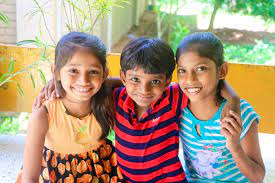
#> input picture children2.jpg, 275 x 183 px
$ python app.py
#> lines starting #> are read from the running program, lines starting #| are printed output that depends on the picture; after the words box and inside, x2 and y2 are one past the last pixel; in counts of white or black regions, pixels touching at a corner belong together
import cv2
from random import randrange

trained_face_data=cv2.CascadeClassifier('haarcascade_frontalface_default.xml')

img=cv2.imread('children2.jpg')
#> img is the input picture: shape (183, 275, 3); mean B, G, R 125.9, 149.7, 172
#img = cv2.imread('ElonMusk.jpg')
#cv2.imshow('Elon Musk',img)
grayimg =cv2.cvtColor(img, cv2.COLOR_BGR2GRAY)
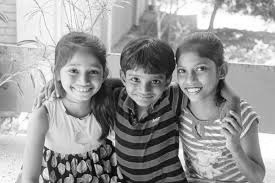
#> grayimg: shape (183, 275); min 1, max 255, mean 153.7
#cv2.imshow('Elon Musk',grayimg)

#checks all the training set scales with the given image & find a match
face_coordinates = trained_face_data.detectMultiScale(grayimg) #return a rectangle with coordinates(x,y,w,h) around the detected face
#> face_coordinates = [[169, 52, 50, 50], [120, 62, 51, 51], [56, 52, 54, 54], [172, 98, 64, 64]]
print(face_coordinates)
#| [[169  52  50  50]
#|  [120  62  51  51]
#|  [ 56  52  54  54]
#|  [172  98  64  64]]
#[x,y,w,h] = face_coordinates[0] #returns a list of list and x,y will be upper left cordinates of the rectangle

#cv2.rectangle(img,(135 ,127),(135+190,  127+190), (0,255,0),2)
for [x,y,w,h] in face_coordinates:
    cv2.rectangle(img,(x ,y),(x+w,  y+w), (randrange(126,256),randrange(126,256),randrange(126,256)),2)
#> this loop made 4 passes
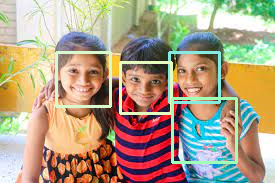
#> img: shape (183, 275, 3); 4.99% of pixels changed, all inside (x1, y1, x2, y2) = (55, 51, 238, 164)
#print(face_coordinates)

#cv2.imshow('Elon Musk',img)
cv2.imshow('children2',img)
cv2.waitKey() #any key press will terminate the event( allows you to wait for a specific time in milliseconds until you press any button on the keyword. It accepts time in milliseconds as an argument.ex:cv2.waitKey(6000))

$ run again, with ElonMusk.jpg copied over children2.jpg
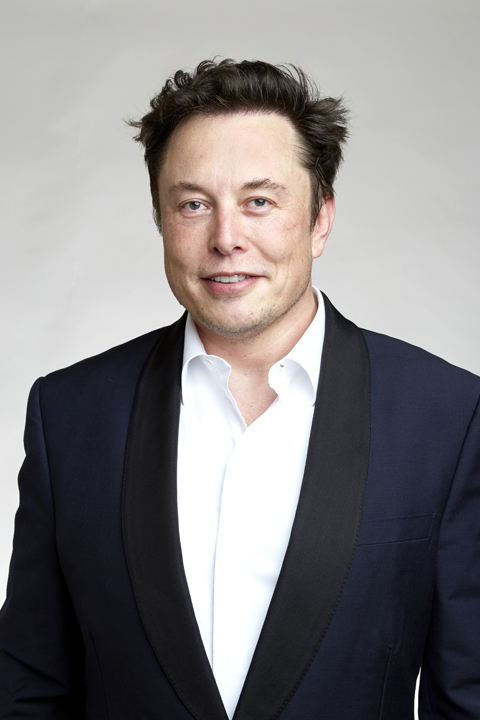
#> input picture ElonMusk.jpg, 480 x 720 px
#> img is the input picture: shape (720, 480, 3); mean B, G, R 129.9, 128.8, 131.8
#> `grayimg =cv2.cvtColor(img, cv2.COLOR_BGR2GRAY)`:
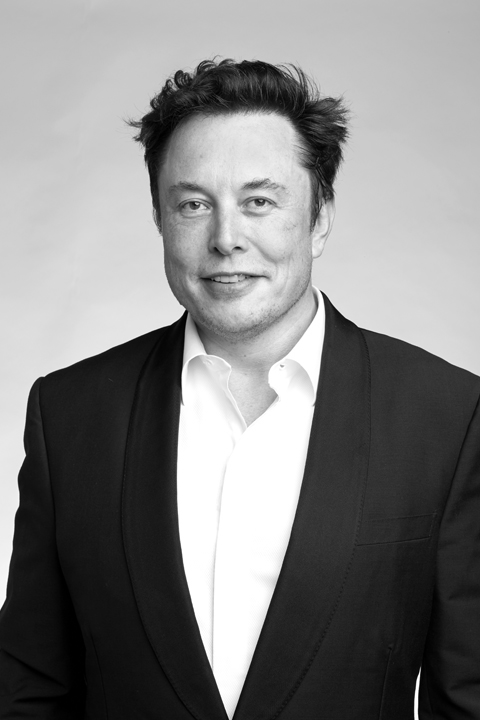
#> grayimg: shape (720, 480); min 0, max 255, mean 129.8
#> face_coordinates = [[135, 127, 190, 190]]
#| [[135 127 190 190]]
#> the loop `for [x,y,w,h] in face_coordinates:` made 1 pass
#> after the loop `for [x,y,w,h] in face_coordinates:`:
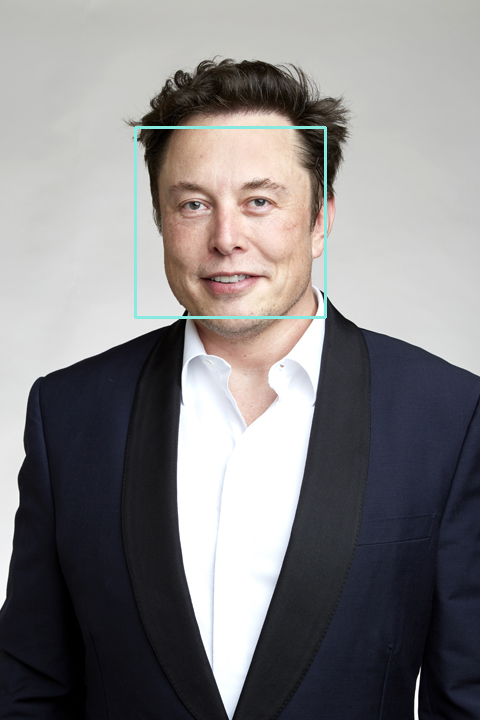
#> img: shape (720, 480, 3); 0.66% of pixels changed, all inside (x1, y1, x2, y2) = (134, 126, 327, 319)

$ run again, with children.jpg copied over children2.jpg
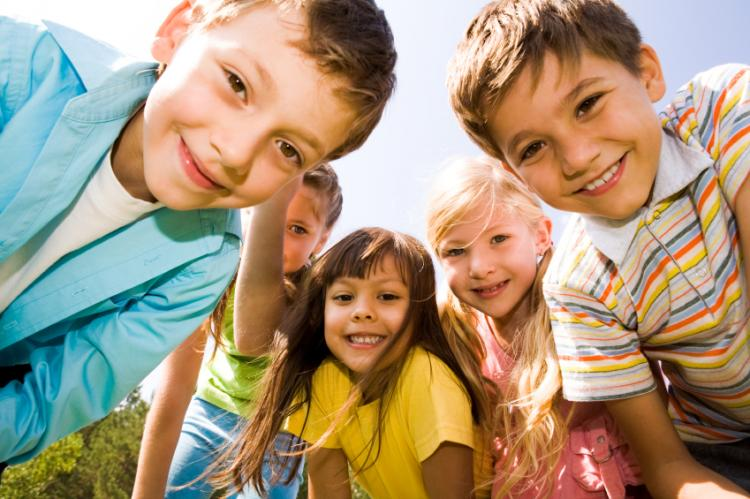
#> input picture children.jpg, 750 x 499 px
#> img is the input picture: shape (499, 750, 3); mean B, G, R 123.2, 148.8, 168.3
#> `grayimg =cv2.cvtColor(img, cv2.COLOR_BGR2GRAY)`:
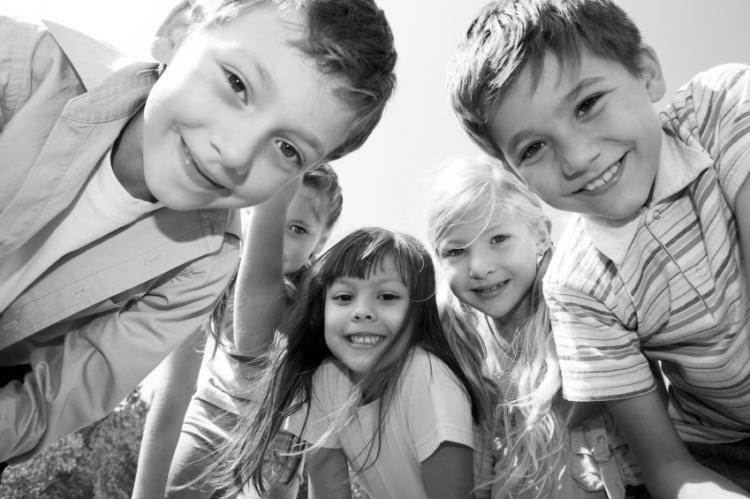
#> grayimg: shape (499, 750); min 0, max 255, mean 151.7
#> face_coordinates = [[310, 257, 106, 106], [418, 197, 125, 125]]
#| [[310 257 106 106]
#|  [418 197 125 125]]
#> the loop `for [x,y,w,h] in face_coordinates:` made 2 passes
#> after the loop `for [x,y,w,h] in face_coordinates:`:
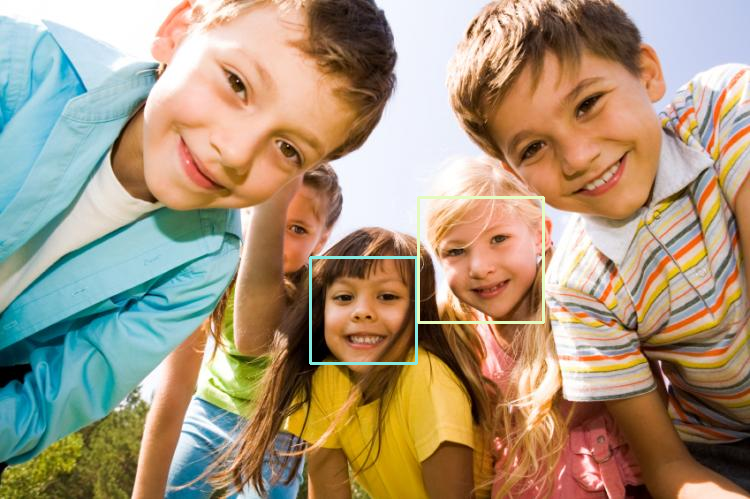
#> img: shape (499, 750, 3); 0.72% of pixels changed, all inside (x1, y1, x2, y2) = (309, 196, 545, 365)
